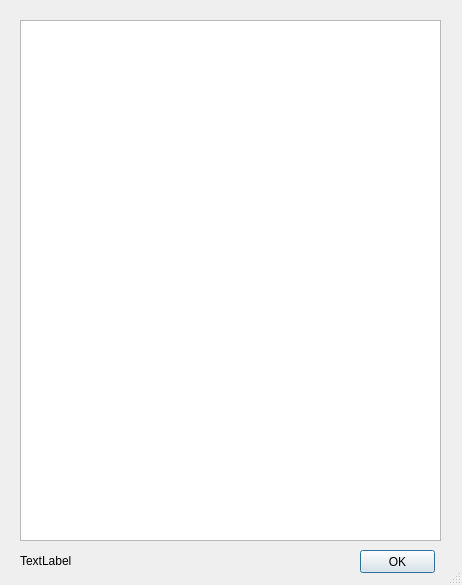
<?xml version="1.0" encoding="UTF-8"?>
<ui version="4.0">
 <class>FoundsCodeListDialog</class>
 <widget class="QDialog" name="FoundsCodeListDialog">
  <property name="geometry">
   <rect>
    <x>0</x>
    <y>0</y>
    <width>462</width>
    <height>585</height>
   </rect>
  </property>
  <property name="sizePolicy">
   <sizepolicy hsizetype="Fixed" vsizetype="Fixed">
    <horstretch>0</horstretch>
    <verstretch>0</verstretch>
   </sizepolicy>
  </property>
  <property name="windowTitle">
   <string>Dialog</string>
  </property>
  <property name="sizeGripEnabled">
   <bool>true</bool>
  </property>
  <widget class="QListWidget" name="foundCodeListWidget">
   <property name="geometry">
    <rect>
     <x>20</x>
     <y>20</y>
     <width>421</width>
     <height>521</height>
    </rect>
   </property>
  </widget>
  <widget class="QPushButton" name="pushConfirmSelectedCodeButton">
   <property name="geometry">
    <rect>
     <x>360</x>
     <y>550</y>
     <width>75</width>
     <height>23</height>
    </rect>
   </property>
   <property name="text">
    <string>OK</string>
   </property>
  </widget>
  <widget class="QLabel" name="labelStatus">
   <property name="geometry">
    <rect>
     <x>20</x>
     <y>550</y>
     <width>321</width>
     <height>21</height>
    </rect>
   </property>
   <property name="text">
    <string>TextLabel</string>
   </property>
  </widget>
 </widget>
 <resources/>
 <connections/>
</ui>
